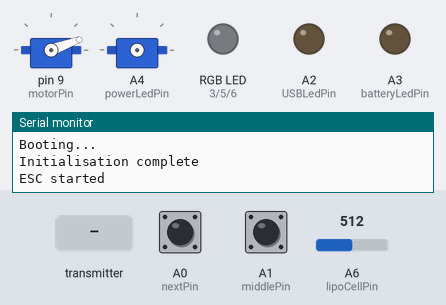
Recording of a sketch running on a simulated Arduino Nano, built with avr-gcc and run on an emulated ATmega328P. Parts: 2 × servo, an RGB LED mixed from three pins (HIGH = lit), output pins drawn as LEDs (lit = HIGH), the last lines printed to the serial monitor. Wiring (inferred from the names in the program): servo: signal A4. Dashed ring = blinking. Inputs (shaded band) come from the test bench; at power-on: A0 (nextPin) HIGH, A6 (lipoCellPin) = 512, A1 (middlePin) HIGH. No radio packets arrive unless stated; servo pulses on a pin are drawn as a servo (544–2400 µs = 0–180°); pins used as bus, display or sensor lines are not drawn.

Above: at 7.2 s.
7.3 s: the transmitter starts sending msg.0 = 0
10.3 s: A0 (nextPin) pulled LOW for 3.2 s
15.0 s: A6 (lipoCellPin) set to 900
At 15.8 s:
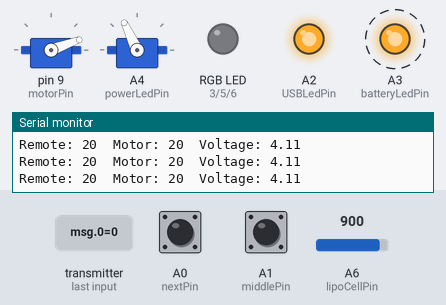
18.0 s: A1 (middlePin) pulled LOW for 0.15 s
At 19.6 s:
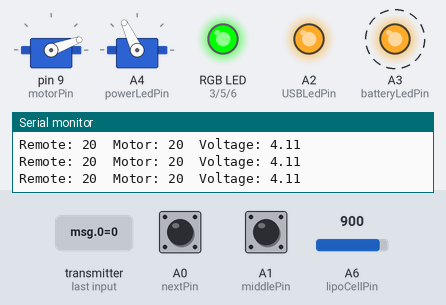
21.0 s: the transmitter starts sending msg.0 = 90
At 23.76 s:
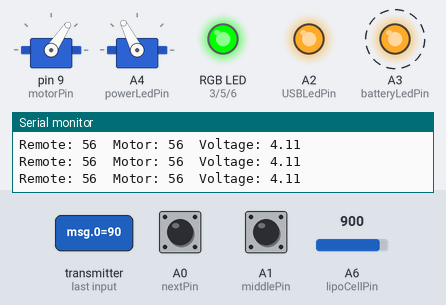
24.0 s: A6 (lipoCellPin) set to 716
At 24.8 s:
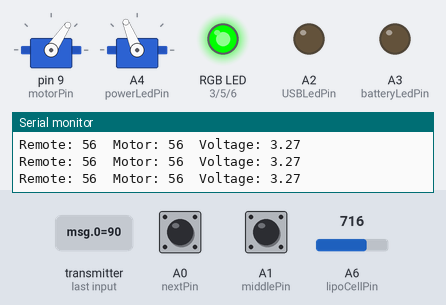
Timing chart, 0 to 28.0 s (numbered marks = the images above; inputs shaded):
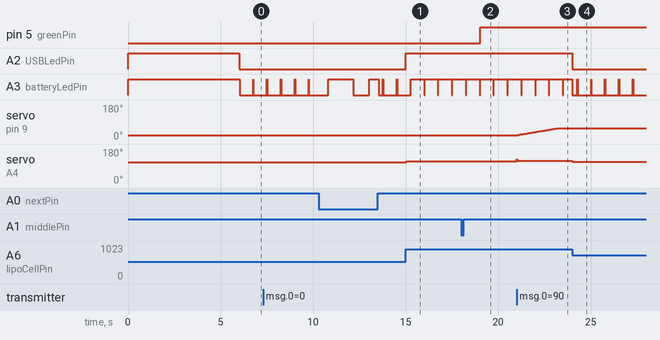

The sketch:

esk8_v1_sensitive.ino
```cpp
#include <nRF24L01.h>
#include <printf.h>
#include <RF24.h>
#include <RF24_config.h>

#include <Servo.h>

#define MOTORMIN 20
#define ACCELERATIONDELAY 40
#define ACCELERATIONDELAYBEGINNER 60
#define BLINKPATTERNLENGTH 750
#define MAXSPEED 180
#define MAXBEGINNERSPEED 95
#define TIMEOUTDELAY 400
#define STARTSPEED 27
#define COLORCHANGESPEED 3
#define STILLCOLOR 2000
#define STILLCOLORCRAZY 300
#define BUTTONDELAY 400

int stillColor = STILLCOLOR;
int colorChangeSpeed = COLORCHANGESPEED;

float decelerationFactor = 0.02;
float voltageRef = 4.67;
float lowBatteryPercentage = 0.09;
float highBatteryPercentage = 0.22;

short RF24cePin = 7;
short RF24csnPin = 8;

short powerLedPin = A4;
short batteryLedPin = A3;

short motorPin = 9;
short lipoCellPin = A6;

short USBLedPin = A2;
short USBHubPin = A5;

short redPin = 3;
short greenPin = 5;
short bluePin = 6;

int newBlue = 0;
int newRed = 0;
int newGreen = 0;

int blueValue = 0;
int greenValue = 0;
int redValue = 0;

short color = 0;

short nextPin = A0;
short middlePin = A1;
short previousPin = A5;

int speedLimit = MAXSPEED;
int acceleration = ACCELERATIONDELAY;

float voltage;
float batteryPercentage;
int motorSpeed;
int holdSpeed;
int restart;
int valueBeforeStop;
bool lowBattery = false;
bool hold = false;
bool holdRenewed = true;
bool buttonPressed = false;
bool discoMode = false;
bool crazyColor = false;
bool beginnersMode = false;

long lipoBlinkMillis;
long lastAcceleration;
long lastRead;
long lastStop;
long lastColorChange;
long lastColorDisco;
long lastButtonRelease;

int msg[1];

Servo motor;
RF24 radio(RF24cePin, RF24csnPin);

const uint64_t pipe = 0xE8E8F0F0E1LL;

void setup() {
  Serial.begin(9600);
  Serial.println("Booting...");
  motor.attach(motorPin);
  motor.write(MOTORMIN);

  radio.begin();
  radio.openReadingPipe(1, pipe);
  radio.startListening();

  pinMode(powerLedPin, OUTPUT);
  digitalWrite(powerLedPin, HIGH);
  pinMode(batteryLedPin, OUTPUT);
  digitalWrite(batteryLedPin, HIGH);
  pinMode(USBLedPin, OUTPUT);
  digitalWrite(USBLedPin, HIGH);
  pinMode(USBHubPin, OUTPUT);
  digitalWrite(USBHubPin, LOW);
  pinMode(redPin, OUTPUT);
  pinMode(greenPin, OUTPUT);
  pinMode(bluePin, OUTPUT);
  pinMode(nextPin, INPUT_PULLUP);
  pinMode(previousPin, INPUT_PULLUP);
  pinMode(middlePin, INPUT_PULLUP);

  lipoBlinkMillis = millis();
  lastAcceleration = millis();
  lastRead = millis();
  lastStop = millis();
  lastColorChange = millis();
  lastColorDisco = millis();
  lastButtonRelease = millis();
  Serial.println("Initialisation complete");

  delay(6000);
  Serial.println("ESC started");
}

void loop() {
  //Leds strips
  analogWrite(bluePin, blueValue);
  analogWrite(greenPin, greenValue);
  analogWrite(redPin, redValue);

  if (millis() - lastColorChange > colorChangeSpeed) {
    lastColorChange = millis();
    if (blueValue > newBlue) {
      blueValue--;
    } else if ( blueValue < newBlue) {
      blueValue++;
    }
    if (greenValue > newGreen) {
      greenValue--;
    } else if (greenValue < newGreen) {
      greenValue++;
    }
    if (redValue > newRed) {
      redValue--;
    } else if (redValue < newRed) {
      redValue++;
    }
  }

  if (discoMode && (millis() - lastColorDisco) > stillColor) {
    lastColorDisco = millis();
    if (color >= 6) color = 0;
    else color++;
    setColor();
  }
  /* if (digitalRead(previousPin) == LOW && !buttonPressed && ((millis() - lastButtonRelease) > BUTTONDELAY)) {
     lastButtonRelease = millis();
     if (color == 0) color = 6;
     else color--;
     discoMode = false;
     buttonPressed = true;
     setColor();
    } else if (digitalRead(nextPin) == LOW && !buttonPressed && ((millis() - lastButtonRelease) > BUTTONDELAY)) {
     lastButtonRelease = millis();
     if (color == 6) color = 0;
     else color++;
     discoMode = false;
     buttonPressed = true;
     setColor();
    } else*/
  if (digitalRead(middlePin) == LOW && !buttonPressed && ((millis() - lastButtonRelease) > BUTTONDELAY) && (motor.read() == MOTORMIN)) {
    lastButtonRelease = millis();
    if (color >= 6) color = 0;
    else color++;
    discoMode = false;
    buttonPressed = true;
    Serial.println("Color change");
    setColor();
    buttonPressed = true;
  } /*else if (digitalRead(previousPin) == LOW && !buttonPressed && ((millis() - lastButtonRelease) > BUTTONDELAY) && (motor.read() == MOTORMIN)) {
    lastButtonRelease = millis();
    discoMode = true;
    stillColor = STILLCOLORCRAZY;
    colorChangeSpeed = 0;
    buttonPressed = true;
  }*/ else if (digitalRead(nextPin) == LOW && !buttonPressed && ((millis() - lastButtonRelease) > BUTTONDELAY) && (motor.read() == MOTORMIN)) {
    lastButtonRelease = millis();
    buttonPressed = true;
    beginnersMode = !beginnersMode;
    short loops;
    if (beginnersMode) {
      Serial.println("Beginner mode enabled");
      loops = 3;
      speedLimit = MAXBEGINNERSPEED;
      acceleration = ACCELERATIONDELAYBEGINNER;
    }
    else {
      Serial.println("Pro mode enabled");
      loops = 5;
      speedLimit = MAXSPEED;
      acceleration = ACCELERATIONDELAY;
    }
    for (int i = 0; i < loops; i++) {
      digitalWrite(powerLedPin, HIGH);
      delay(100);
      digitalWrite(powerLedPin, LOW);
      delay(70);
    }
  } else {
    buttonPressed = false;
  }

  //Get data
  if (millis() - lastRead > TIMEOUTDELAY) {
    motor.write(MOTORMIN);
    motorSpeed = MOTORMIN;
    lastStop = millis();
    hold = false;
    holdRenewed = true;
  }
  if (radio.available()) {
    digitalWrite(powerLedPin, HIGH);
    while (radio.available()) radio.read(msg, 2);
    if (msg[0] == 200) {
      if (holdRenewed) {
        if (motor.read() == MOTORMIN) {
          if (discoMode && !crazyColor) {
            discoMode = false;
            Serial.println("Color stop");
            color = 7;
            setColor();
          } else {
            discoMode = true;
            Serial.println("Color change");
            crazyColor = !crazyColor;
            if (crazyColor) {
              stillColor = STILLCOLORCRAZY;
              colorChangeSpeed = 0;
            } else {
              stillColor = STILLCOLOR;
              colorChangeSpeed = COLORCHANGESPEED;
            }
          }
        }
        hold = !hold;
        holdRenewed = false;
        holdSpeed = motor.read();
      }
      lastRead = millis();
    }
    if (msg[0] <= 180 && msg[0] >= MOTORMIN) {
      hold = false;
      holdRenewed = true;
      lastRead = millis();
      motorSpeed = map(msg[0], MOTORMIN, 180, STARTSPEED, speedLimit);
      restart = motor.read() - ((millis() - lastStop) * decelerationFactor);
      if (restart >= MOTORMIN) motor.write(restart);
    } else if (msg[0] == 0) {
      lastRead = millis();
      holdRenewed = true;
      if (hold) {
        motor.write(holdSpeed);
      } else {
        motor.write(MOTORMIN);
        motorSpeed = MOTORMIN;
        lastStop = millis();
      }
    }
    Serial.print("Remote: ");
    Serial.print(motorSpeed);
    Serial.print("\tMotor: ");
    Serial.print(motor.read());
    Serial.print("\tVoltage: ");
    Serial.println(voltage);
  } else digitalWrite(powerLedPin, LOW);

  if (motorSpeed < motor.read()) motor.write(motorSpeed);
  else if (motorSpeed > motor.read() && (millis() - lastAcceleration) > acceleration) {
    motor.write(motor.read() + 1);
    lastAcceleration = millis();
  }


  //Battery percentage
  voltage = analogRead(lipoCellPin) * (voltageRef / 1023.0);
  if (voltage < 3.50) batteryPercentage = 0.03;
  else if (voltage < 3.55) batteryPercentage = 0.05;
  else if (voltage < 3.60) batteryPercentage = 0.07;
  else if (voltage < 3.65) batteryPercentage = 0.09;
  else if (voltage < 3.70) batteryPercentage = 0.15;
  else if (voltage < 3.75) batteryPercentage = 0.22;
  else if (voltage < 3.80) batteryPercentage = 0.34;
  else if (voltage < 3.85) batteryPercentage = 0.50;
  else if (voltage < 3.90) batteryPercentage = 0.60;
  else if (voltage < 3.95) batteryPercentage = 0.69;
  else if (voltage < 4.00) batteryPercentage = 0.77;
  else if (voltage < 4.05) batteryPercentage = 0.83;
  else if (voltage < 4.10) batteryPercentage = 0.89;
  else if (voltage < 4.15) batteryPercentage = 0.96;
  else batteryPercentage = 1;

  if (batteryPercentage <= lowBatteryPercentage) {
    lowBattery = true;
    digitalWrite(USBLedPin, LOW);
    digitalWrite(USBHubPin, HIGH);
  } else if (batteryPercentage >= highBatteryPercentage) {
    lowBattery = false;
    digitalWrite(USBLedPin, HIGH);
    digitalWrite(USBHubPin, LOW);
  }

  if ((millis() - lipoBlinkMillis) > (BLINKPATTERNLENGTH * batteryPercentage)) {
    digitalWrite(batteryLedPin, LOW);
  }
  if (millis() - lipoBlinkMillis >= BLINKPATTERNLENGTH) {
    lipoBlinkMillis = millis();
    digitalWrite(batteryLedPin, HIGH);
  }
}

void setColor() {
  switch (color) {
    case 0:
      newBlue = 255;
      newGreen = 0;
      newRed = 0;
      break;
    case 1:
      newBlue = 0;
      newGreen = 255;
      newRed = 0;
      break;
    case 2:
      newBlue = 0;
      newGreen = 0;
      newRed = 255;
      break;
    case 3:
      newBlue = 255;
      newGreen = 255;
      newRed = 0;
      break;
    case 4:
      newBlue = 0;
      newGreen = 255;
      newRed = 255;
      break;
    case 5:
      newBlue = 255;
      newGreen = 0;
      newRed = 255;
      break;
    case 6:
      newBlue = 255;
      newGreen = 255;
      newRed = 255;
      break;
    case 7:
      newBlue = 0;
      newGreen = 0;
      newRed = 0;
      break;
  }
}
```

Measured:
- after the input at 15.0 s, A2 (USBLedPin): LOW → HIGH at once; servo on A4 (powerLedPin): 110° → 115° after 0.05 s
- after the input at 18.0 s, pin 5 (greenPin): LOW → HIGH after 1.0 s
- after the input at 21.0 s, servo on pin 9 (motorPin): moves from 20° to 56° over 2.1 s, starting at once; servo on A4 (powerLedPin): 115° → 117° at once
- after the input at 24.0 s, A2 (USBLedPin): HIGH → LOW at once; servo on A4 (powerLedPin): 117° → 112° at once
